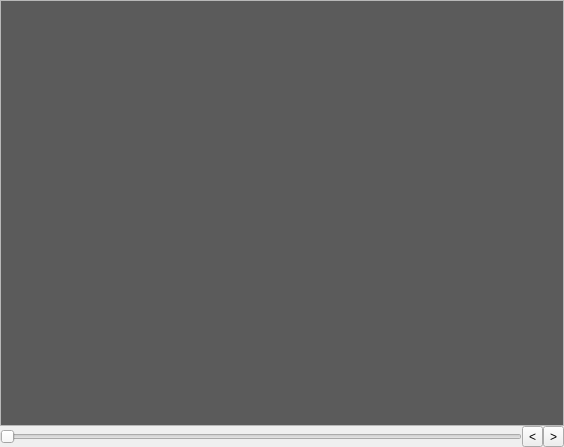
<?xml version="1.0" encoding="UTF-8"?>
<ui version="4.0">
 <class>LayeredImageVisualizer</class>
 <widget class="QWidget" name="LayeredImageVisualizer">
  <property name="geometry">
   <rect>
    <x>0</x>
    <y>0</y>
    <width>564</width>
    <height>447</height>
   </rect>
  </property>
  <property name="windowTitle">
   <string>Form</string>
  </property>
  <layout class="QVBoxLayout" name="verticalLayout">
   <property name="spacing">
    <number>0</number>
   </property>
   <property name="margin">
    <number>0</number>
   </property>
   <item>
    <widget class="QScrollArea" name="scrollArea">
     <property name="widgetResizable">
      <bool>true</bool>
     </property>
     <widget class="QWidget" name="area">
      <property name="geometry">
       <rect>
        <x>0</x>
        <y>0</y>
        <width>560</width>
        <height>422</height>
       </rect>
      </property>
      <layout class="QVBoxLayout" name="verticalLayout_2">
       <property name="spacing">
        <number>0</number>
       </property>
       <property name="margin">
        <number>0</number>
       </property>
       <item>
        <widget class="QLabel" name="pictureHolder">
         <property name="styleSheet">
          <string notr="true">background-color: rgb(91,91,91);</string>
         </property>
         <property name="text">
          <string/>
         </property>
        </widget>
       </item>
      </layout>
     </widget>
    </widget>
   </item>
   <item>
    <layout class="QHBoxLayout" name="horizontalLayout">
     <property name="spacing">
      <number>0</number>
     </property>
     <item>
      <widget class="QSlider" name="sliderBar">
       <property name="orientation">
        <enum>Qt::Horizontal</enum>
       </property>
      </widget>
     </item>
     <item>
      <widget class="QToolButton" name="prevButton">
       <property name="text">
        <string>&lt;</string>
       </property>
      </widget>
     </item>
     <item>
      <widget class="QToolButton" name="nextButton">
       <property name="text">
        <string>&gt;</string>
       </property>
      </widget>
     </item>
    </layout>
   </item>
  </layout>
 </widget>
 <resources/>
 <connections/>
</ui>
